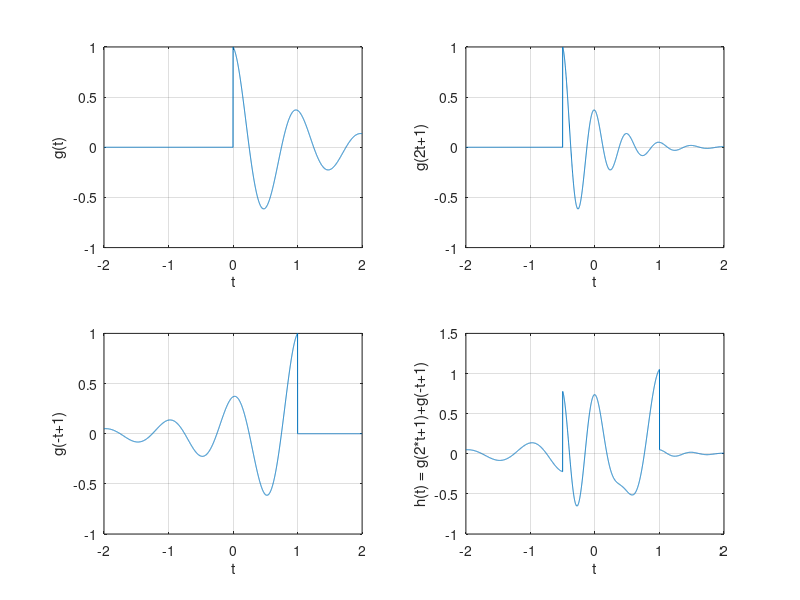

This chart was generated by the following MATLAB code:
t=-2:.001:2;
g=@(t) exp(-t).*cos(2*pi*t).*(t>=0);
subplot(2,2,1)
plot(t,g(t));
xlabel('t'); ylabel('g(t)'); grid on;
subplot(2,2,2)
plot(t,g(2*t+1)); 
xlabel('t'); ylabel('g(2t+1)'); grid on;
subplot(2,2,3)
plot(t,g(-t+1)); 
xlabel('t'); ylabel('g(-t+1)'); grid;
subplot(2,2,4)
plot(t,g(2*t+1)+g(-t+1)); 
xlabel('t'); ylabel('h(t) = g(2*t+1)+g(-t+1)'); grid;